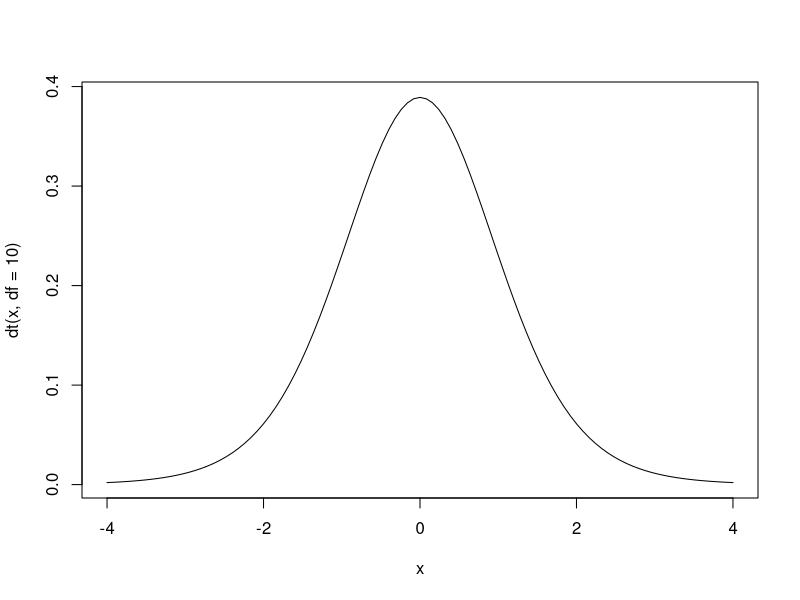
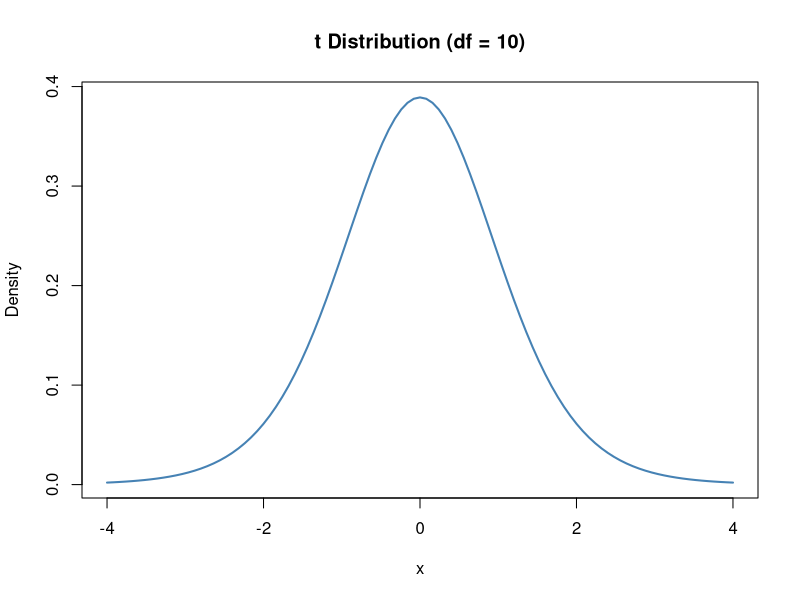
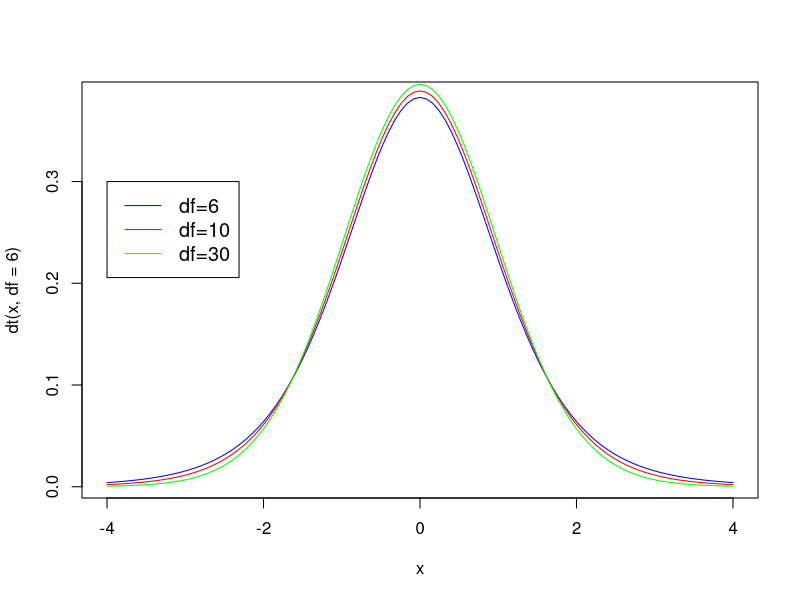

Here is the R script that generated these plots, in order:
# Graph the t distribution
# Website https://www.statology.org/plot-t-distribution-r/
# To graph the t distribution use the following functions
# dt(x, df) to create the probability density function
# curve(function, from = null, to = null)

#Basic t distribution
curve(dt(x, df=10), from=-4, to=4)

#Add some more bells and whistles
curve(dt(x, df=10), from=-4, to=4, 
      main = 't Distribution (df = 10)', #add title
      ylab = 'Density', #change y-axis label
      lwd = 2, #increase line width to 2
      col = 'steelblue') #change line color to steelblue 

#Make a family of t distribution curves
curve(dt(x, df=6), from=-4, to=4, col='blue') 
curve(dt(x, df=10), from=-4, to=4, col='red', add=TRUE)
curve(dt(x, df=30), from=-4, to=4, col='green', add=TRUE)

#add legend
legend(-4, .3, legend=c("df=6", "df=10", "df=30"),
       col=c("blue", "red", "green"), lty=1, cex=1.2)

